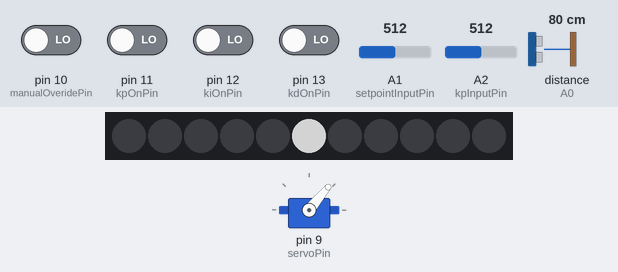
This sketch was run on a simulated Arduino Uno, built with avr-gcc and run on an emulated ATmega328P. Shown: 11 RGB LEDs in strip order, left to right, servo. The inputs (shaded band) are chosen by the test bench; at power-on: pin 10 (manualOveridePin), pin 11 (kpOnPin), pin 12 (kiOnPin), pin 13 (kdOnPin) LOW, A1 (setpointInputPin) = 512, distance to the obstacle (sensor on A0) 80 cm, A2 (kpInputPin) = 512. Dim RGB values are drawn brighter than linear.

Above: at 1.2 s.
1.3 s: pin 10 (manualOveridePin) driven HIGH
At 2.6 s:
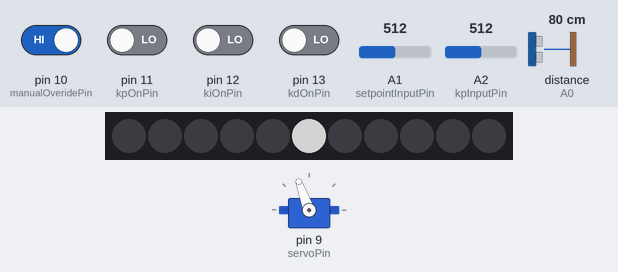
2.9 s: A1 (setpointInputPin) set to 716
At 3.9 s:
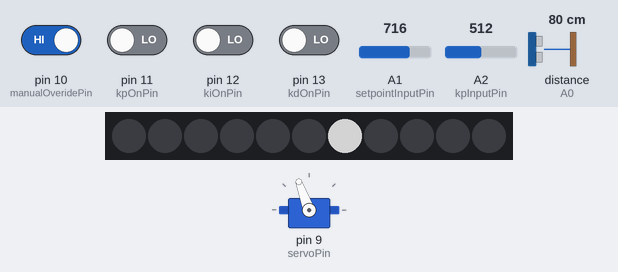
4.5 s: A1 (setpointInputPin) set to 900
At 5.8 s:
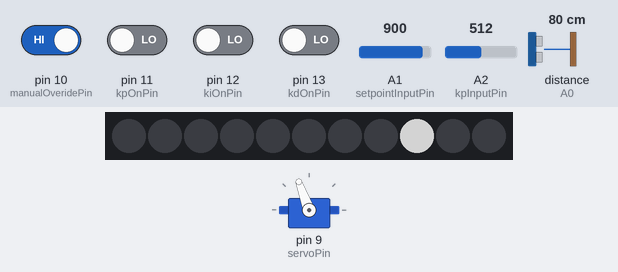
6.1 s: pin 11 (kpOnPin) driven HIGH
At 6.9 s:
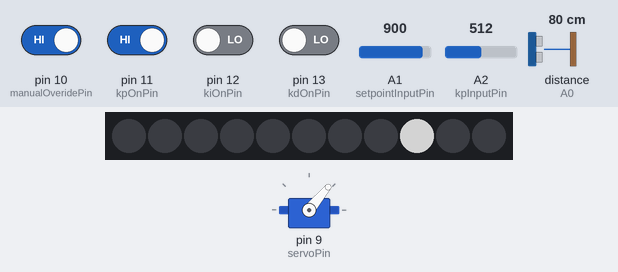
7.7 s: distance to the obstacle (sensor on A0) set to 2 cm
At 9.0 s:
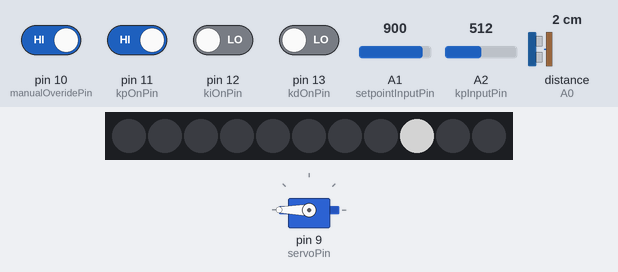
9.3 s: A1 (setpointInputPin) set to 511
At 10.4 s:
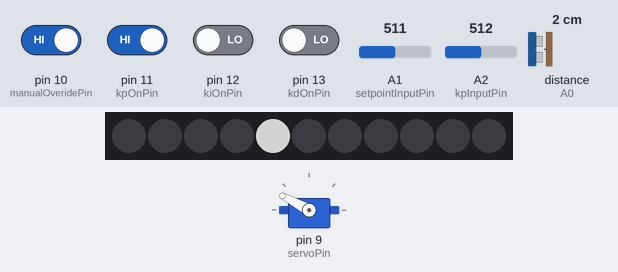
Timing chart, 0 to 11.9 s (numbered marks = the images above; inputs shaded):
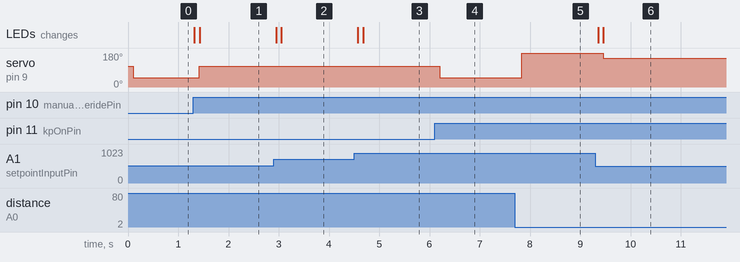

Measured:
- after the input at 1.3 s, servo on pin 9 (servoPin): 50° → 110° after 0.12 s; the LEDs: first change at once (image 1 shows a later state)
- after the input at 2.9 s, the LEDs: first change after 0.05 s (image 2 shows a later state)
- after the input at 4.5 s, the LEDs: first change after 0.08 s (image 3 shows a later state)
- after the input at 6.1 s, servo on pin 9 (servoPin): 110° → 50° after 0.10 s
- after the input at 7.7 s, servo on pin 9 (servoPin): 50° → 180° after 0.13 s
- after the input at 9.3 s, servo on pin 9 (servoPin): 180° → 152° after 0.16 s; the LEDs: first change after 0.06 s (image 6 shows a later state)

The sketch:

pingpong_sketch.ino
```cpp
/*Ping Pong PID Balance
 * March 2020
 * P Ferrell
 * Inspired by: http://www.electronoobs.com/eng_arduino_tut100.php
 *
 *
 * */

#include <SharpIR.h>  //https://www.makerguides.com/sharp-gp2y0a21yk0f-ir-distance-sensor-arduino-tutorial/
#include <Servo.h>
#include <Adafruit_NeoPixel.h>  //https://learn.adafruit.com/adafruit-neopixel-uberguide/arduino-library-use

#define irPin A0  // IR sensor attached on pin A0
#define irModel 1080  // Sharp IR sensor model GP2Y0A21YK0F
SharpIR SharpIR(irPin,irModel);

#define servoPin 9  // servo motor attached on pin 9
Servo myServo;
int servoDefault = 110; // nominal default position for servo to hold balance rails level
int servoLowerLimit = 20;
int servoUpperLimit = 150;
int servoCorrection = 30;  // value to offset servo if needed

#define NeoPixelPin 6 // NeoPixel control wire attached on pin 6
#define NeoPixelCount 11 // number of NeoPixels on strand
Adafruit_NeoPixel strip(NeoPixelCount, NeoPixelPin, NEO_GRB + NEO_KHZ800);
uint32_t defaultPixelColor = strip.Color(127,127,127); // default color for indicator pixel

// Connections for manual controls
#define manualOveridePin 10 // switch for manual overide
#define kpOnPin 11 // switch to turn on manual Kp
#define kiOnPin 12 // switch to turn on manual Ki
#define kdOnPin 13 // switch to turn on manual Kd
#define setpointInputPin A1 // analog input for setpoint potentiometer
#define kpInputPin A2 // analog input for Kp potentiometer
#define kiInputPin A3 // analog input for Ki potentiometer
#define kdInputPin A4 // analog input for Kd potentiometer
int manualOverideState = 0;
int kpOnState = 0;
int kiOnState = 0;
int kdOnState = 0;


// Physical Constants - **ALL UNITS IN CENTIMETERS (cm)**
float ballDiameter = 0; // (40mm is standard for ping pong balls) **not currently used in code**

// manual setpoint parameters
int midpointIndex = 5; // 6th pixel in strand out of 11
float discreteSetpoints[NeoPixelCount] = {11,7,11,15,19,24,29,33,37,42,46}; //distances in integer cm; note that the first setpoint [0] is larger due to non-linearity of senor; these values will be determined experimentally
int newSetpointIndex = 100; //out of bounds value for initialization

// Default PID Constants  //
float default_Kp = 8;
float default_Ki = 0.2;
float default_Kd = 3500;
float default_setpoint = discreteSetpoints[midpointIndex];
int period = 50;  // refresh rate period of the loop in ms - a guess, and perhaps slightly different for 'manual' vs. 'auto' modes

// PID variables
float Kp; // proportional
float Ki; // integral
float Kd; // derivative
float setpoint = discreteSetpoints[midpointIndex];
float dist; // distance from sensor to ball surface **not ceter of ball**
float distanceError = 0;  // distance from setpoint
float distanceErrorPrevious = 0;
float PID_iWindow = 14; // distanceError must be within +/- this window in cm for PID_i to engage
float PID_p, PID_i, PID_d, PID_total;  // PID correction factors


void setup() {
  pinMode (irPin, INPUT);
  pinMode (setpointInputPin, INPUT);
  pinMode (kpInputPin, INPUT);
  pinMode (kiInputPin, INPUT);
  pinMode (kdInputPin, INPUT);
  pinMode (manualOveridePin, INPUT);
  pinMode (kpOnPin, INPUT);
  pinMode (kiOnPin, INPUT);
  pinMode (kdOnPin, INPUT);

  strip.begin();
  strip.show(); // initialize all NeoPixels to 'off'

  myServo.attach(servoPin);
  myServo.write(servoDefault);  // put servo in default position, which should make balance level

}

void loop() {

manualOverideState = digitalRead(manualOveridePin);
if (manualOverideState == HIGH) // 'manual mode' - setpoint, and Kp, Ki, Kd all adjusted from control panel
{
  strip.clear();
  int setpointValue = analogRead(setpointInputPin);
  int setpointIndex = map(setpointValue,0,1023,0,10);
  setpoint = discreteSetpoints[setpointIndex];
  strip.setPixelColor(setpointIndex,defaultPixelColor);
  if (newSetpointIndex != setpointIndex) {strip.clear();}
  strip.show();
  newSetpointIndex = setpointIndex;

// set manual Kp
  kpOnState = digitalRead(kpOnPin);
  if (kpOnState == HIGH)
  {
    int KpMultiplier = analogRead(kpInputPin);
    KpMultiplier = map(KpMultiplier, 0,1023,2000,0);
    Kp = default_Kp*KpMultiplier/1000;
  }
  else
  {
    Kp = 0;
  }

// set manual Ki
  kiOnState = digitalRead(kiOnPin);
  if (kiOnState == HIGH)
  {
    int KiMultiplier = analogRead(kiInputPin);
    KiMultiplier = map(KiMultiplier, 0,1023,2000,0);
    Ki = default_Ki*KiMultiplier/1000;
  }
  else
  {
    Ki = 0;
  }

// set manual Kd
  kdOnState = digitalRead(kdOnPin);
  if (kdOnState == HIGH)
  {
    int KdMultiplier = analogRead(kdInputPin);
    KdMultiplier = map(KdMultiplier, 0,1023,2000,0);
    Kd = default_Kd*KdMultiplier/1000;
  }
  else
  {
    Kd = 0;
  }
}
else  // manual switch is off and software operating in default auto mode
{
  strip.clear();
  setpoint = default_setpoint;
  Kp = default_Kp;
  Ki = default_Ki;
  Kd = default_Kd;
  strip.setPixelColor(midpointIndex,defaultPixelColor);
  strip.show();
}

  dist = GetDistance(5);  //get distance from IR sensor in cm - input parameter is number of samples to take in average
  distanceError = setpoint - dist;
  PID_p = Kp * distanceError;
  if((-1*PID_iWindow)<distanceError && distanceError<PID_iWindow)
  {
    PID_i = PID_i + (Ki*distanceError);
  }
  else
  {
    PID_i = 0;
  }
  PID_d = Kd*(distanceError-distanceErrorPrevious)/period;
  PID_total = PID_p + PID_i + PID_d;
  distanceErrorPrevious = distanceError;
  ApplyCorrection(PID_total);
}

void ApplyCorrection(float PID_total)  // I pulled this code from electronoobs, but don't fully understand it yet
{
  PID_total = map(PID_total,-150,150,0,160);
  if(PID_total < servoLowerLimit) {PID_total = servoLowerLimit;}
  if(PID_total > servoUpperLimit) {PID_total = servoUpperLimit;}
  myServo.write(PID_total+servoCorrection);
}

float GetDistance(int sampleSize)
// returns distance in integer cm - this is the resolution of the SharpIR sensor
{
  long sum=0;
  for(int i=0;i<sampleSize;i++)
  {
    sum = sum+SharpIR.distance();
  }
  float dist = sum/sampleSize;
  return(dist);
}
```
